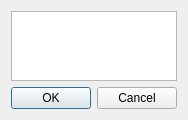
<?xml version="1.0" encoding="UTF-8"?>
<ui version="4.0">
 <class>TextDialog</class>
 <widget class="QDialog" name="TextDialog">
  <property name="geometry">
   <rect>
    <x>0</x>
    <y>0</y>
    <width>174</width>
    <height>118</height>
   </rect>
  </property>
  <property name="windowTitle">
   <string>Change Text</string>
  </property>
  <layout class="QVBoxLayout" name="verticalLayout">
   <item>
    <widget class="QPlainTextEdit" name="m_edit"/>
   </item>
   <item>
    <widget class="QDialogButtonBox" name="buttonBox">
     <property name="orientation">
      <enum>Qt::Horizontal</enum>
     </property>
     <property name="standardButtons">
      <set>QDialogButtonBox::Cancel|QDialogButtonBox::Ok</set>
     </property>
    </widget>
   </item>
  </layout>
 </widget>
 <resources/>
 <connections>
  <connection>
   <sender>buttonBox</sender>
   <signal>accepted()</signal>
   <receiver>TextDialog</receiver>
   <slot>accept()</slot>
   <hints>
    <hint type="sourcelabel">
     <x>248</x>
     <y>254</y>
    </hint>
    <hint type="destinationlabel">
     <x>157</x>
     <y>274</y>
    </hint>
   </hints>
  </connection>
  <connection>
   <sender>buttonBox</sender>
   <signal>rejected()</signal>
   <receiver>TextDialog</receiver>
   <slot>reject()</slot>
   <hints>
    <hint type="sourcelabel">
     <x>316</x>
     <y>260</y>
    </hint>
    <hint type="destinationlabel">
     <x>286</x>
     <y>274</y>
    </hint>
   </hints>
  </connection>
 </connections>
</ui>
